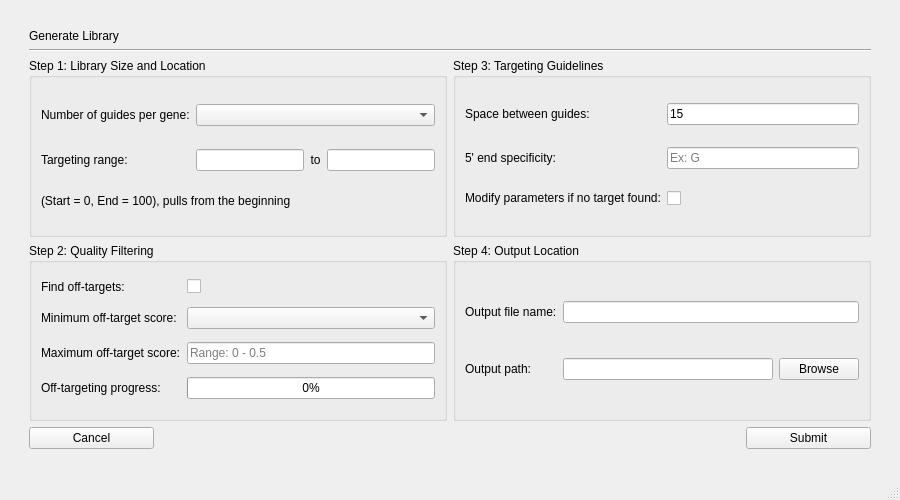
<?xml version="1.0" encoding="UTF-8"?>
<ui version="4.0">
 <class>MainWindow</class>
 <widget class="QMainWindow" name="MainWindow">
  <property name="geometry">
   <rect>
    <x>0</x>
    <y>0</y>
    <width>900</width>
    <height>500</height>
   </rect>
  </property>
  <property name="windowTitle">
   <string>MainWindow</string>
  </property>
  <widget class="QWidget" name="centralwidget">
   <layout class="QGridLayout" name="gridLayout_2">
    <item row="1" column="1">
     <layout class="QGridLayout" name="gridLayout" rowstretch="1,1,1,1,1" columnstretch="1,1">
      <property name="sizeConstraint">
       <enum>QLayout::SetDefaultConstraint</enum>
      </property>
      <item row="3" column="0">
       <widget class="QGroupBox" name="Step2">
        <property name="sizePolicy">
         <sizepolicy hsizetype="Preferred" vsizetype="Preferred">
          <horstretch>0</horstretch>
          <verstretch>0</verstretch>
         </sizepolicy>
        </property>
        <property name="title">
         <string>Step 2: Quality Filtering</string>
        </property>
        <layout class="QGridLayout" name="gridLayout_9" rowstretch="0,0,0,0" columnstretch="0,0">
         <item row="2" column="0">
          <widget class="QLabel" name="label_8">
           <property name="sizePolicy">
            <sizepolicy hsizetype="Fixed" vsizetype="Preferred">
             <horstretch>0</horstretch>
             <verstretch>0</verstretch>
            </sizepolicy>
           </property>
           <property name="text">
            <string>Maximum off-target score:</string>
           </property>
          </widget>
         </item>
         <item row="2" column="1">
          <widget class="QLineEdit" name="maxOFF_comboBox">
           <property name="sizePolicy">
            <sizepolicy hsizetype="Minimum" vsizetype="Fixed">
             <horstretch>0</horstretch>
             <verstretch>0</verstretch>
            </sizepolicy>
           </property>
           <property name="placeholderText">
            <string>Range: 0 - 0.5</string>
           </property>
          </widget>
         </item>
         <item row="0" column="0">
          <widget class="QLabel" name="label_6">
           <property name="sizePolicy">
            <sizepolicy hsizetype="Fixed" vsizetype="Preferred">
             <horstretch>0</horstretch>
             <verstretch>0</verstretch>
            </sizepolicy>
           </property>
           <property name="text">
            <string>Find off-targets:</string>
           </property>
          </widget>
         </item>
         <item row="3" column="1">
          <widget class="QProgressBar" name="progressBar">
           <property name="sizePolicy">
            <sizepolicy hsizetype="Minimum" vsizetype="Fixed">
             <horstretch>0</horstretch>
             <verstretch>0</verstretch>
            </sizepolicy>
           </property>
           <property name="value">
            <number>0</number>
           </property>
          </widget>
         </item>
         <item row="3" column="0">
          <widget class="QLabel" name="label_9">
           <property name="sizePolicy">
            <sizepolicy hsizetype="Fixed" vsizetype="Preferred">
             <horstretch>0</horstretch>
             <verstretch>0</verstretch>
            </sizepolicy>
           </property>
           <property name="text">
            <string>Off-targeting progress:</string>
           </property>
          </widget>
         </item>
         <item row="1" column="1">
          <widget class="QComboBox" name="minON_comboBox">
           <property name="sizePolicy">
            <sizepolicy hsizetype="Minimum" vsizetype="Fixed">
             <horstretch>0</horstretch>
             <verstretch>0</verstretch>
            </sizepolicy>
           </property>
          </widget>
         </item>
         <item row="1" column="0">
          <widget class="QLabel" name="label_7">
           <property name="sizePolicy">
            <sizepolicy hsizetype="Fixed" vsizetype="Preferred">
             <horstretch>0</horstretch>
             <verstretch>0</verstretch>
            </sizepolicy>
           </property>
           <property name="text">
            <string>Minimum off-target score:</string>
           </property>
          </widget>
         </item>
         <item row="0" column="1">
          <widget class="QCheckBox" name="find_off_Checkbox">
           <property name="sizePolicy">
            <sizepolicy hsizetype="Minimum" vsizetype="Fixed">
             <horstretch>0</horstretch>
             <verstretch>0</verstretch>
            </sizepolicy>
           </property>
           <property name="text">
            <string/>
           </property>
          </widget>
         </item>
        </layout>
       </widget>
      </item>
      <item row="0" column="0" colspan="2">
       <widget class="QLabel" name="label">
        <property name="sizePolicy">
         <sizepolicy hsizetype="Expanding" vsizetype="Fixed">
          <horstretch>0</horstretch>
          <verstretch>0</verstretch>
         </sizepolicy>
        </property>
        <property name="text">
         <string>Generate Library</string>
        </property>
       </widget>
      </item>
      <item row="2" column="1">
       <widget class="QGroupBox" name="Step3">
        <property name="sizePolicy">
         <sizepolicy hsizetype="Preferred" vsizetype="Preferred">
          <horstretch>0</horstretch>
          <verstretch>0</verstretch>
         </sizepolicy>
        </property>
        <property name="title">
         <string>Step 3: Targeting Guidelines</string>
        </property>
        <layout class="QGridLayout" name="gridLayout_8" rowstretch="0,0,0">
         <property name="sizeConstraint">
          <enum>QLayout::SetDefaultConstraint</enum>
         </property>
         <item row="1" column="0">
          <widget class="QLabel" name="label_11">
           <property name="sizePolicy">
            <sizepolicy hsizetype="Preferred" vsizetype="Fixed">
             <horstretch>0</horstretch>
             <verstretch>0</verstretch>
            </sizepolicy>
           </property>
           <property name="text">
            <string>5' end specificity:</string>
           </property>
          </widget>
         </item>
         <item row="0" column="0">
          <widget class="QLabel" name="label_10">
           <property name="sizePolicy">
            <sizepolicy hsizetype="Preferred" vsizetype="Fixed">
             <horstretch>0</horstretch>
             <verstretch>0</verstretch>
            </sizepolicy>
           </property>
           <property name="text">
            <string>Space between guides:</string>
           </property>
          </widget>
         </item>
         <item row="2" column="0">
          <widget class="QLabel" name="label_12">
           <property name="sizePolicy">
            <sizepolicy hsizetype="Preferred" vsizetype="Fixed">
             <horstretch>0</horstretch>
             <verstretch>0</verstretch>
            </sizepolicy>
           </property>
           <property name="text">
            <string>Modify parameters if no target found:</string>
           </property>
          </widget>
         </item>
         <item row="0" column="1">
          <widget class="QLineEdit" name="space_line_edit">
           <property name="sizePolicy">
            <sizepolicy hsizetype="Minimum" vsizetype="Fixed">
             <horstretch>0</horstretch>
             <verstretch>0</verstretch>
            </sizepolicy>
           </property>
           <property name="text">
            <string>15</string>
           </property>
          </widget>
         </item>
         <item row="1" column="1">
          <widget class="QLineEdit" name="fiveprimeseq">
           <property name="sizePolicy">
            <sizepolicy hsizetype="Minimum" vsizetype="Fixed">
             <horstretch>0</horstretch>
             <verstretch>0</verstretch>
            </sizepolicy>
           </property>
           <property name="placeholderText">
            <string>Ex: G</string>
           </property>
          </widget>
         </item>
         <item row="2" column="1">
          <widget class="QCheckBox" name="modifyParamscheckBox">
           <property name="sizePolicy">
            <sizepolicy hsizetype="Minimum" vsizetype="Fixed">
             <horstretch>0</horstretch>
             <verstretch>0</verstretch>
            </sizepolicy>
           </property>
           <property name="text">
            <string/>
           </property>
          </widget>
         </item>
        </layout>
       </widget>
      </item>
      <item row="3" column="1">
       <widget class="QGroupBox" name="Step4">
        <property name="sizePolicy">
         <sizepolicy hsizetype="Preferred" vsizetype="Preferred">
          <horstretch>0</horstretch>
          <verstretch>0</verstretch>
         </sizepolicy>
        </property>
        <property name="title">
         <string>Step 4: Output Location</string>
        </property>
        <layout class="QGridLayout" name="gridLayout_7" rowstretch="0,0">
         <item row="1" column="1">
          <widget class="QLineEdit" name="output_path">
           <property name="sizePolicy">
            <sizepolicy hsizetype="Minimum" vsizetype="Fixed">
             <horstretch>0</horstretch>
             <verstretch>0</verstretch>
            </sizepolicy>
           </property>
          </widget>
         </item>
         <item row="1" column="0">
          <widget class="QLabel" name="label_14">
           <property name="sizePolicy">
            <sizepolicy hsizetype="Fixed" vsizetype="Preferred">
             <horstretch>0</horstretch>
             <verstretch>0</verstretch>
            </sizepolicy>
           </property>
           <property name="text">
            <string>Output path:</string>
           </property>
          </widget>
         </item>
         <item row="0" column="0">
          <widget class="QLabel" name="label_13">
           <property name="sizePolicy">
            <sizepolicy hsizetype="Fixed" vsizetype="Preferred">
             <horstretch>0</horstretch>
             <verstretch>0</verstretch>
            </sizepolicy>
           </property>
           <property name="text">
            <string>Output file name:</string>
           </property>
          </widget>
         </item>
         <item row="1" column="2">
          <widget class="QPushButton" name="BrowseButton">
           <property name="sizePolicy">
            <sizepolicy hsizetype="Maximum" vsizetype="Fixed">
             <horstretch>0</horstretch>
             <verstretch>0</verstretch>
            </sizepolicy>
           </property>
           <property name="text">
            <string>Browse</string>
           </property>
          </widget>
         </item>
         <item row="0" column="1" colspan="2">
          <widget class="QLineEdit" name="filename_input">
           <property name="sizePolicy">
            <sizepolicy hsizetype="Minimum" vsizetype="Fixed">
             <horstretch>0</horstretch>
             <verstretch>0</verstretch>
            </sizepolicy>
           </property>
          </widget>
         </item>
        </layout>
       </widget>
      </item>
      <item row="1" column="0" colspan="2">
       <widget class="Line" name="line">
        <property name="sizePolicy">
         <sizepolicy hsizetype="Minimum" vsizetype="Fixed">
          <horstretch>0</horstretch>
          <verstretch>0</verstretch>
         </sizepolicy>
        </property>
        <property name="orientation">
         <enum>Qt::Horizontal</enum>
        </property>
       </widget>
      </item>
      <item row="2" column="0">
       <widget class="QGroupBox" name="Step1">
        <property name="sizePolicy">
         <sizepolicy hsizetype="Preferred" vsizetype="Preferred">
          <horstretch>0</horstretch>
          <verstretch>0</verstretch>
         </sizepolicy>
        </property>
        <property name="title">
         <string>Step 1: Library Size and Location</string>
        </property>
        <layout class="QGridLayout" name="gridLayout_10">
         <item row="1" column="0">
          <widget class="QLabel" name="label_3">
           <property name="sizePolicy">
            <sizepolicy hsizetype="Fixed" vsizetype="Preferred">
             <horstretch>0</horstretch>
             <verstretch>0</verstretch>
            </sizepolicy>
           </property>
           <property name="text">
            <string>Targeting range:</string>
           </property>
          </widget>
         </item>
         <item row="1" column="3">
          <widget class="QLineEdit" name="end_target_range">
           <property name="sizePolicy">
            <sizepolicy hsizetype="Minimum" vsizetype="Fixed">
             <horstretch>0</horstretch>
             <verstretch>0</verstretch>
            </sizepolicy>
           </property>
          </widget>
         </item>
         <item row="1" column="2">
          <widget class="QLabel" name="label_5">
           <property name="sizePolicy">
            <sizepolicy hsizetype="Preferred" vsizetype="Preferred">
             <horstretch>0</horstretch>
             <verstretch>0</verstretch>
            </sizepolicy>
           </property>
           <property name="text">
            <string>to</string>
           </property>
           <property name="alignment">
            <set>Qt::AlignCenter</set>
           </property>
          </widget>
         </item>
         <item row="0" column="0">
          <widget class="QLabel" name="label_2">
           <property name="sizePolicy">
            <sizepolicy hsizetype="Fixed" vsizetype="Preferred">
             <horstretch>0</horstretch>
             <verstretch>0</verstretch>
            </sizepolicy>
           </property>
           <property name="text">
            <string>Number of guides per gene:</string>
           </property>
          </widget>
         </item>
         <item row="1" column="1">
          <widget class="QLineEdit" name="start_target_range">
           <property name="sizePolicy">
            <sizepolicy hsizetype="Minimum" vsizetype="Fixed">
             <horstretch>0</horstretch>
             <verstretch>0</verstretch>
            </sizepolicy>
           </property>
          </widget>
         </item>
         <item row="0" column="1" colspan="3">
          <widget class="QComboBox" name="numGenescomboBox">
           <property name="sizePolicy">
            <sizepolicy hsizetype="Minimum" vsizetype="Fixed">
             <horstretch>0</horstretch>
             <verstretch>0</verstretch>
            </sizepolicy>
           </property>
          </widget>
         </item>
         <item row="2" column="0" colspan="4">
          <widget class="QLabel" name="label_4">
           <property name="sizePolicy">
            <sizepolicy hsizetype="Fixed" vsizetype="Fixed">
             <horstretch>0</horstretch>
             <verstretch>0</verstretch>
            </sizepolicy>
           </property>
           <property name="text">
            <string>(Start = 0, End = 100), pulls from the beginning</string>
           </property>
          </widget>
         </item>
        </layout>
       </widget>
      </item>
      <item row="4" column="0" alignment="Qt::AlignLeft">
       <widget class="QPushButton" name="cancel_button">
        <property name="sizePolicy">
         <sizepolicy hsizetype="Minimum" vsizetype="Fixed">
          <horstretch>0</horstretch>
          <verstretch>0</verstretch>
         </sizepolicy>
        </property>
        <property name="minimumSize">
         <size>
          <width>125</width>
          <height>0</height>
         </size>
        </property>
        <property name="text">
         <string>Cancel</string>
        </property>
       </widget>
      </item>
      <item row="4" column="1" alignment="Qt::AlignRight">
       <widget class="QPushButton" name="submit_button">
        <property name="sizePolicy">
         <sizepolicy hsizetype="Minimum" vsizetype="Fixed">
          <horstretch>0</horstretch>
          <verstretch>0</verstretch>
         </sizepolicy>
        </property>
        <property name="minimumSize">
         <size>
          <width>125</width>
          <height>0</height>
         </size>
        </property>
        <property name="text">
         <string>Submit</string>
        </property>
       </widget>
      </item>
     </layout>
    </item>
    <item row="2" column="1">
     <spacer name="verticalSpacer">
      <property name="orientation">
       <enum>Qt::Vertical</enum>
      </property>
      <property name="sizeType">
       <enum>QSizePolicy::Fixed</enum>
      </property>
      <property name="sizeHint" stdset="0">
       <size>
        <width>20</width>
        <height>20</height>
       </size>
      </property>
     </spacer>
    </item>
    <item row="1" column="0">
     <spacer name="horizontalSpacer">
      <property name="orientation">
       <enum>Qt::Horizontal</enum>
      </property>
      <property name="sizeType">
       <enum>QSizePolicy::Fixed</enum>
      </property>
      <property name="sizeHint" stdset="0">
       <size>
        <width>20</width>
        <height>20</height>
       </size>
      </property>
     </spacer>
    </item>
    <item row="0" column="1">
     <spacer name="verticalSpacer_2">
      <property name="orientation">
       <enum>Qt::Vertical</enum>
      </property>
      <property name="sizeType">
       <enum>QSizePolicy::Fixed</enum>
      </property>
      <property name="sizeHint" stdset="0">
       <size>
        <width>20</width>
        <height>20</height>
       </size>
      </property>
     </spacer>
    </item>
    <item row="1" column="2">
     <spacer name="horizontalSpacer_2">
      <property name="orientation">
       <enum>Qt::Horizontal</enum>
      </property>
      <property name="sizeType">
       <enum>QSizePolicy::Fixed</enum>
      </property>
      <property name="sizeHint" stdset="0">
       <size>
        <width>20</width>
        <height>20</height>
       </size>
      </property>
     </spacer>
    </item>
   </layout>
  </widget>
  <widget class="QStatusBar" name="statusbar"/>
 </widget>
 <tabstops>
  <tabstop>numGenescomboBox</tabstop>
  <tabstop>start_target_range</tabstop>
  <tabstop>end_target_range</tabstop>
  <tabstop>find_off_Checkbox</tabstop>
  <tabstop>minON_comboBox</tabstop>
  <tabstop>maxOFF_comboBox</tabstop>
  <tabstop>space_line_edit</tabstop>
  <tabstop>fiveprimeseq</tabstop>
  <tabstop>modifyParamscheckBox</tabstop>
  <tabstop>filename_input</tabstop>
  <tabstop>output_path</tabstop>
  <tabstop>BrowseButton</tabstop>
  <tabstop>cancel_button</tabstop>
  <tabstop>submit_button</tabstop>
 </tabstops>
 <resources/>
 <connections/>
</ui>
